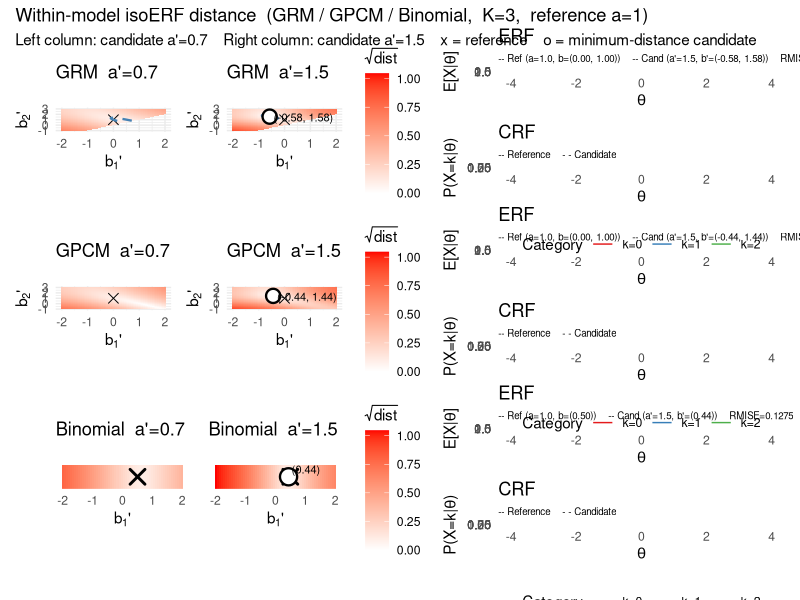

The R script that drew this image:
library(ggplot2)
library(patchwork)

logis <- function(x) 1 / (1 + exp(-x))

# ---- ERF and CRF for each model (K=3) ----

erf_grm <- function(theta, a, b) {
  rowSums(outer(theta, b, function(t, bk) logis(a * (t - bk))))
}
crf_grm <- function(theta, a, b) {
  p0 <- logis(a * (theta - b[1]))
  p1 <- logis(a * (theta - b[2]))
  data.frame(theta = theta, k0 = 1 - p0, k1 = p0 - p1, k2 = p1)
}

erf_gpcm <- function(theta, a, b) {
  sapply(theta, function(t) {
    u1 <- exp(a * (t - b[1]))
    u2 <- exp(a * (t - b[1]) + a * (t - b[2]))
    (u1 + 2 * u2) / (1 + u1 + u2)
  })
}
crf_gpcm <- function(theta, a, b) {
  m <- t(sapply(theta, function(t) {
    u1 <- exp(a * (t - b[1]))
    u2 <- exp(a * (t - b[1]) + a * (t - b[2]))
    d  <- 1 + u1 + u2
    c(k0 = 1/d, k1 = u1/d, k2 = u2/d)
  }))
  as.data.frame(cbind(theta = theta, m))
}

erf_binom <- function(theta, a, b) {
  2 * logis(a * (theta - b[1]))   # b[2] not used
}
crf_binom <- function(theta, a, b) {
  p <- logis(a * (theta - b[1]))
  data.frame(theta = theta, k0 = (1-p)^2, k1 = 2*p*(1-p), k2 = p^2)
}

# ---- Per-model references ----
refs <- list(
  GRM      = list(a = 1, b = c(0, 1),  erf_fn = erf_grm,  crf_fn = crf_grm),
  GPCM     = list(a = 1, b = c(0, 1),  erf_fn = erf_gpcm, crf_fn = crf_gpcm),
  Binomial = list(a = 1, b = c(0.5, NA), erf_fn = erf_binom, crf_fn = crf_binom)
)

erf_dist <- function(erf_ref_fn, erf_fn, a_prime, b_prime) {
  integrate(function(theta) {
    (erf_ref_fn(theta) - erf_fn(theta, a_prime, b_prime))^2 * dnorm(theta)
  }, lower = -5, upper = 5, subdivisions = 200)$value
}

# ---- Grids ----
b1_vals <- seq(-2, 2, length.out = 60)
b2_vals <- seq(-1, 3, length.out = 60)

grids <- list(
  GRM     = subset(expand.grid(b1 = b1_vals, b2 = b2_vals), b1 < b2),
  GPCM    = expand.grid(b1 = b1_vals, b2 = b2_vals),
  Binomial = expand.grid(b1 = b1_vals, b2 = b2_vals)
)

erfs <- list(GRM = erf_grm, GPCM = erf_gpcm, Binomial = erf_binom)
crfs <- list(GRM = crf_grm, GPCM = crf_gpcm, Binomial = crf_binom)

# ---- Plot helpers ----
make_dist_plot <- function(g, erf_ref_fn, b_ref_row, erf_fn, ap,
                           model_name, show_legend = FALSE, highlight = NULL,
                           scale_max = NA, show_isoerf_contour = FALSE) {
  if (!"dist" %in% names(g)) {
    g$dist <- mapply(function(b1, b2) erf_dist(erf_ref_fn, erf_fn, ap, c(b1, b2)),
                     g$b1, g$b2)
    cat(sprintf("%-8s a'=%.1f  min=%.6f  at b1=%.3f b2=%.3f\n",
                model_name, ap, min(g$dist),
                g$b1[which.min(g$dist)], g$b2[which.min(g$dist)]))
  }
  p <- ggplot(g, aes(x = b1, y = b2, fill = sqrt(dist))) +
    geom_tile() +
    { if (!is.na(b_ref_row[2]))
        annotate("point", x = b_ref_row[1], y = b_ref_row[2],
                 shape = 4, size = 3, color = "black")
      else list() } +
    scale_fill_gradient(low = "white", high = "red",
                        limits = c(0, scale_max),
                        name = expression(sqrt(dist)),
                        guide = if (show_legend) "colourbar" else "none") +
    labs(title = sprintf("%s  a'=%.1f", model_name, ap),
         x = expression(b[1]*"'"), y = expression(b[2]*"'")) +
    theme_minimal()
  if (show_isoerf_contour) {
    contour_level <- quantile(sqrt(g$dist), probs = 0.03)
    p <- p + geom_contour(data = g, aes(x = b1, y = b2, z = sqrt(dist)),
                          inherit.aes = FALSE, breaks = contour_level,
                          color = "steelblue", linewidth = 0.8, linetype = "dashed")
  }
  if (!is.null(highlight)) {
    p <- p +
      annotate("point", x = highlight[1], y = highlight[2],
               shape = 21, size = 4, color = "black", fill = "white", stroke = 1.2) +
      annotate("text", x = highlight[1] + 0.15, y = highlight[2] - 0.15,
               label = sprintf("(%.2f, %.2f)", highlight[1], highlight[2]),
               size = 2.8, hjust = 0)
  }
  list(plot = p, grid = g)
}

make_erf_crf <- function(ref, erf_fn, crf_fn, a_cand, b_cand) {
  theta_seq <- seq(-4, 4, length.out = 300)
  erf_ref_fn <- function(theta) ref$erf_fn(theta, ref$a, ref$b)
  rmise <- sqrt(integrate(function(theta)
    (erf_ref_fn(theta) - erf_fn(theta, a_cand, b_cand))^2 * dnorm(theta),
    lower = -5, upper = 5, subdivisions = 200)$value)

  erf_df <- data.frame(
    theta = rep(theta_seq, 2),
    erf   = c(erf_ref_fn(theta_seq), erf_fn(theta_seq, a_cand, b_cand)),
    model = rep(c("Reference", "Candidate"), each = length(theta_seq))
  )
  p_erf <- ggplot(erf_df, aes(x = theta, y = erf, color = model, linetype = model)) +
    geom_line(linewidth = 0.9) +
    scale_color_manual(values = c("black", "red"), guide = "none") +
    scale_linetype_manual(values = c("dashed", "solid"), guide = "none") +
    labs(x = expression(theta), y = expression(E*"["*X*"|"*theta*"]"),
         title = "ERF",
         subtitle = {
           fmt_b <- function(b) paste(sprintf("%.2f", b[!is.na(b)]), collapse = ", ")
           sprintf("-- Ref (a=%.1f, b=(%s))    -- Cand (a'=%.1f, b'=(%s))    RMISE=%.4f",
                   ref$a, fmt_b(ref$b), a_cand, fmt_b(b_cand), rmise)
         }) +
    theme_minimal() +
    theme(plot.subtitle = element_text(size = 7))

  r  <- ref$crf_fn(theta_seq, ref$a, ref$b)
  cc <- crf_fn(theta_seq, a_cand, b_cand)
  crf_df <- rbind(
    data.frame(theta = theta_seq, prob = r$k0,  k = "k=0", model = "Reference"),
    data.frame(theta = theta_seq, prob = r$k1,  k = "k=1", model = "Reference"),
    data.frame(theta = theta_seq, prob = r$k2,  k = "k=2", model = "Reference"),
    data.frame(theta = theta_seq, prob = cc$k0, k = "k=0", model = "Candidate"),
    data.frame(theta = theta_seq, prob = cc$k1, k = "k=1", model = "Candidate"),
    data.frame(theta = theta_seq, prob = cc$k2, k = "k=2", model = "Candidate")
  )
  p_crf <- ggplot(crf_df, aes(x = theta, y = prob, color = k,
                               linetype = model, linewidth = model)) +
    geom_line() +
    scale_linetype_manual(values = c("dashed", "solid"), guide = "none") +
    scale_linewidth_manual(values = c(0.6, 0.9), guide = "none") +
    scale_color_brewer(palette = "Set1", name = "Category") +
    labs(x = expression(theta), y = expression("P(X=k|"*theta*")"),
         title = "CRF", subtitle = "-- Reference    - - Candidate") +
    theme_minimal() +
    theme(legend.position = "bottom", plot.subtitle = element_text(size = 7))

  list(erf = p_erf, crf = p_crf)
}

make_dist_plot_1d <- function(b1_vals, erf_ref_fn, b_ref, erf_fn, ap,
                              model_name, show_legend = FALSE, highlight = NULL,
                              scale_max = NA, precomputed_g = NULL) {
  if (is.null(precomputed_g)) {
    g <- data.frame(b1 = b1_vals)
    g$dist <- sapply(b1_vals, function(b1) erf_dist(erf_ref_fn, erf_fn, ap, c(b1, NA)))
    cat(sprintf("%-8s a'=%.1f  min=%.6f  at b1=%.3f\n",
                model_name, ap, min(g$dist), g$b1[which.min(g$dist)]))
  } else {
    g <- precomputed_g
  }
  # reference a=1; candidate a = ap (0.7 or 1.5); only b1' varies on x-axis
  p <- ggplot(g, aes(x = b1, y = 0, fill = sqrt(dist))) +
    geom_tile(height = 1) +
    annotate("point", x = b_ref, y = 0, shape = 4, size = 4, color = "black", stroke = 1.5) +
    scale_fill_gradient(low = "white", high = "red", limits = c(0, scale_max),
                        name = expression(sqrt(dist)),
                        guide = if (show_legend) "colourbar" else "none") +
    scale_y_continuous(limits = c(-0.5, 0.5), expand = c(0, 0)) +
    labs(title = sprintf("%s  a'=%.1f", model_name, ap),
         x = expression(b[1]*"'"), y = NULL) +
    theme_minimal() +
    theme(axis.text.y = element_blank(), axis.ticks.y = element_blank(),
          panel.grid = element_blank())
  if (!is.null(highlight)) {
    p <- p +
      annotate("point", x = highlight, y = 0,
               shape = 21, size = 5, color = "black", fill = "white", stroke = 1.2) +
      annotate("text", x = highlight + 0.1, y = 0.3,
               label = sprintf("(%.2f)", highlight), size = 2.8, hjust = 0)
  }
  list(plot = p, grid = g)
}

# ---- Pass 1: compute all distances, cache grids ----
a_prime <- 1.5
cached <- list()

for (model in c("GRM", "GPCM", "Binomial")) {
  ref <- refs[[model]]
  efn <- erfs[[model]]
  erf_ref_fn <- local({ r <- ref; function(theta) r$erf_fn(theta, r$a, r$b) })

  if (model == "Binomial") {
    g07 <- data.frame(b1 = b1_vals)
    g07$dist <- sapply(b1_vals, function(b1) erf_dist(erf_ref_fn, efn, 0.7, c(b1, NA)))
    g15 <- data.frame(b1 = b1_vals)
    g15$dist <- sapply(b1_vals, function(b1) erf_dist(erf_ref_fn, efn, 1.5, c(b1, NA)))
  } else {
    g <- grids[[model]]
    g07 <- g
    g07$dist <- mapply(function(b1, b2) erf_dist(erf_ref_fn, efn, 0.7, c(b1, b2)), g$b1, g$b2)
    g15 <- g
    g15$dist <- mapply(function(b1, b2) erf_dist(erf_ref_fn, efn, 1.5, c(b1, b2)), g$b1, g$b2)
  }
  cached[[model]] <- list(g07 = g07, g15 = g15, erf_ref_fn = erf_ref_fn)
  cat(sprintf("Computed %s\n", model))
}

scale_max <- max(sqrt(unlist(lapply(cached, function(x) c(x$g07$dist, x$g15$dist)))))
cat(sprintf("Global scale max (sqrt dist): %.4f\n", scale_max))

# ---- Pass 2: build plots with shared color scale ----
rows <- list()

for (model in c("GRM", "GPCM", "Binomial")) {
  ref <- refs[[model]]
  efn <- erfs[[model]]
  cfn <- crfs[[model]]
  cc  <- cached[[model]]

  if (model == "Binomial") {
    r07_plot <- make_dist_plot_1d(b1_vals, cc$erf_ref_fn, ref$b[1], efn, 0.7, model,
                                  show_legend = FALSE, scale_max = scale_max,
                                  precomputed_g = cc$g07)$plot
    cand_b1  <- cc$g15$b1[which.min(cc$g15$dist)]
    r15_plot <- make_dist_plot_1d(b1_vals, cc$erf_ref_fn, ref$b[1], efn, 1.5, model,
                                  show_legend = TRUE, scale_max = scale_max,
                                  precomputed_g = cc$g15, highlight = cand_b1)$plot
    cand <- c(cand_b1, NA)
  } else {
    iso_contour <- (model == "GRM")
    r07_plot <- make_dist_plot(cc$g07, cc$erf_ref_fn, ref$b, efn, 0.7, model,
                               show_legend = FALSE, scale_max = scale_max,
                               show_isoerf_contour = iso_contour)$plot
    cand     <- with(cc$g15, c(b1[which.min(dist)], b2[which.min(dist)]))
    r15_plot <- make_dist_plot(cc$g15, cc$erf_ref_fn, ref$b, efn, 1.5, model,
                               show_legend = TRUE, scale_max = scale_max,
                               highlight = cand, show_isoerf_contour = iso_contour)$plot
  }

  panels <- make_erf_crf(ref, efn, cfn, a_prime, cand)
  rows[[model]] <- (r07_plot + r15_plot) | (panels$erf / panels$crf)
}

p_final <- (rows$GRM / rows$GPCM / rows$Binomial) +
  plot_annotation(
    title    = "Within-model isoERF distance  (GRM / GPCM / Binomial,  K=3,  reference a=1)",
    subtitle = "Left column: candidate a'=0.7    Right column: candidate a'=1.5    x = reference    o = minimum-distance candidate"
  )

ggsave("/home/ben/Dropbox/Apps/Overleaf/binomial_model/src/fig_isoerf_distance2.pdf",
       p_final, width = 13, height = 16)
cat("saved\n")
